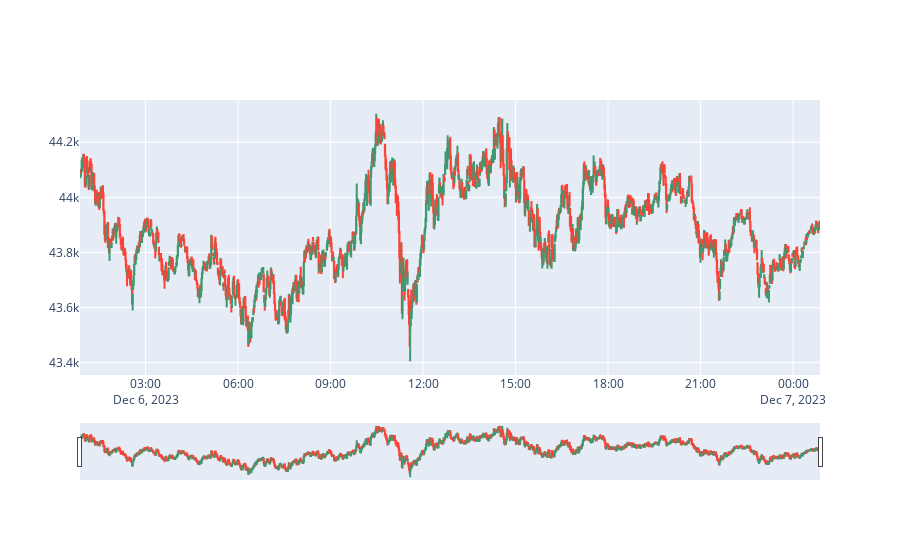

Notebook code for this chart:
### Code cell
# plot data for inspection
import plotly.graph_objects as go

import pandas as pd
from datetime import datetime
import random

# Get a random sequence from the dataset
df = dataset[random.randint(0, len(dataset) - 1), 1440]

fig = go.Figure(data=[go.Candlestick(x=df['open_time'], open=df['open'], high=df['high'], low=df['low'], close=df['close'])])

fig.show()

### Figure 1 — Plotly figure (JSON) as saved in the notebook; plotly's stock layout.template omitted (floating-point values rounded to 4 significant figures; data arrays with more than 128 entries replaced by an {"elided": "..."} marker saying what was removed)
{"data": [{"close": {"elided": "1440 float values"}, "high": {"elided": "1440 float values"}, "low": {"elided": "1440 float values"}, "open": {"elided": "1440 float values"}, "type": "candlestick", "x": {"elided": "1440 str values"}}], "layout": {}}
